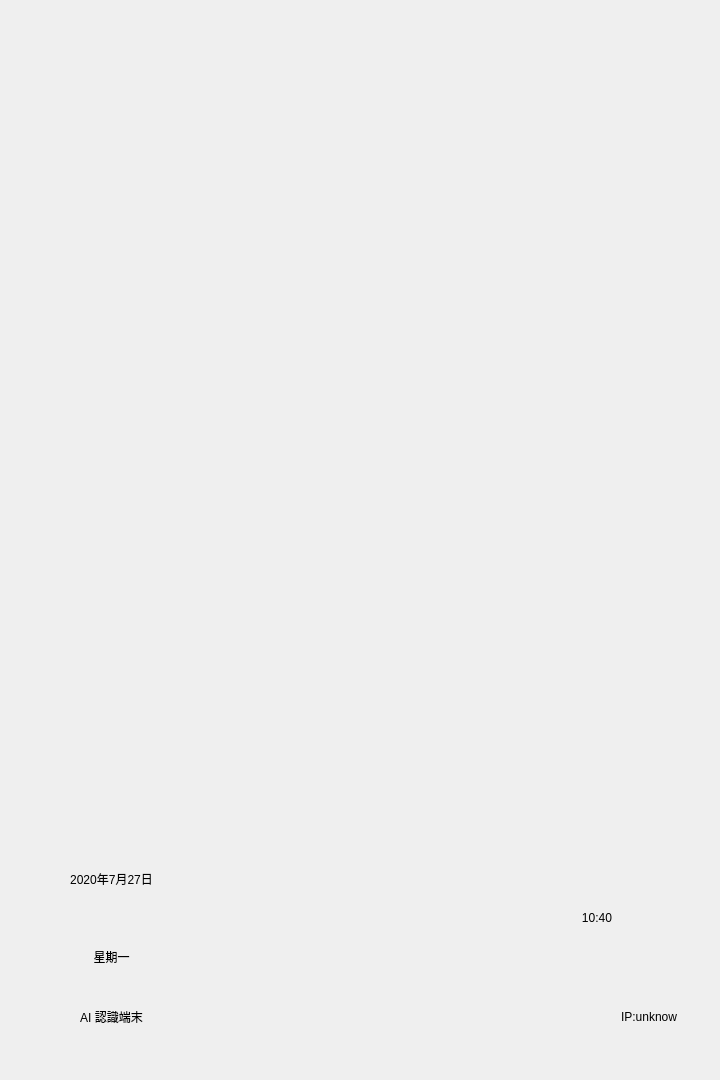
<?xml version="1.0" encoding="UTF-8"?>
<ui version="4.0">
 <class>Widget</class>
 <widget class="QWidget" name="Widget">
  <property name="geometry">
   <rect>
    <x>0</x>
    <y>0</y>
    <width>720</width>
    <height>1080</height>
   </rect>
  </property>
  <property name="minimumSize">
   <size>
    <width>0</width>
    <height>800</height>
   </size>
  </property>
  <property name="maximumSize">
   <size>
    <width>720</width>
    <height>1080</height>
   </size>
  </property>
  <property name="windowTitle">
   <string>Widget</string>
  </property>
  <property name="styleSheet">
   <string notr="true">QWidget{
	border: 0px;	
	outline: none;
}</string>
  </property>
  <layout class="QVBoxLayout" name="verticalLayout_3">
   <property name="spacing">
    <number>0</number>
   </property>
   <property name="leftMargin">
    <number>0</number>
   </property>
   <property name="topMargin">
    <number>0</number>
   </property>
   <property name="rightMargin">
    <number>0</number>
   </property>
   <property name="bottomMargin">
    <number>0</number>
   </property>
   <item>
    <widget class="QFrame" name="mpBgFrame">
     <property name="styleSheet">
      <string notr="true"/>
     </property>
     <property name="frameShape">
      <enum>QFrame::StyledPanel</enum>
     </property>
     <property name="frameShadow">
      <enum>QFrame::Raised</enum>
     </property>
     <layout class="QVBoxLayout" name="verticalLayout">
      <property name="spacing">
       <number>0</number>
      </property>
      <property name="leftMargin">
       <number>0</number>
      </property>
      <property name="topMargin">
       <number>0</number>
      </property>
      <property name="rightMargin">
       <number>0</number>
      </property>
      <property name="bottomMargin">
       <number>0</number>
      </property>
      <item>
       <widget class="QFrame" name="mpMainPage">
        <property name="sizePolicy">
         <sizepolicy hsizetype="Preferred" vsizetype="Expanding">
          <horstretch>0</horstretch>
          <verstretch>0</verstretch>
         </sizepolicy>
        </property>
        <property name="styleSheet">
         <string notr="true"/>
        </property>
        <property name="frameShape">
         <enum>QFrame::StyledPanel</enum>
        </property>
        <property name="frameShadow">
         <enum>QFrame::Raised</enum>
        </property>
       </widget>
      </item>
      <item>
       <widget class="QFrame" name="mpBottomBar">
        <property name="minimumSize">
         <size>
          <width>720</width>
          <height>340</height>
         </size>
        </property>
        <property name="maximumSize">
         <size>
          <width>800</width>
          <height>340</height>
         </size>
        </property>
        <property name="styleSheet">
         <string notr="true">QFrame#mpBottomBar {
	border-image: url(:/image/img_bottombar_bg.png);
}</string>
        </property>
        <property name="frameShape">
         <enum>QFrame::StyledPanel</enum>
        </property>
        <property name="frameShadow">
         <enum>QFrame::Raised</enum>
        </property>
        <layout class="QVBoxLayout" name="verticalLayout_2" stretch="7,1">
         <property name="spacing">
          <number>0</number>
         </property>
         <property name="leftMargin">
          <number>20</number>
         </property>
         <property name="topMargin">
          <number>0</number>
         </property>
         <property name="rightMargin">
          <number>20</number>
         </property>
         <property name="bottomMargin">
          <number>0</number>
         </property>
         <item>
          <layout class="QGridLayout" name="gridLayout" columnstretch="189,302,189,0">
           <property name="leftMargin">
            <number>0</number>
           </property>
           <property name="rightMargin">
            <number>0</number>
           </property>
           <property name="spacing">
            <number>0</number>
           </property>
           <item row="1" column="0">
            <widget class="QLabel" name="mpDateLab">
             <property name="text">
              <string>2020年7月27日</string>
             </property>
             <property name="alignment">
              <set>Qt::AlignCenter</set>
             </property>
            </widget>
           </item>
           <item row="0" column="1" rowspan="4">
            <widget class="QPushButton" name="mpStandbyBtn">
             <property name="sizePolicy">
              <sizepolicy hsizetype="Minimum" vsizetype="Preferred">
               <horstretch>0</horstretch>
               <verstretch>0</verstretch>
              </sizepolicy>
             </property>
             <property name="font">
              <font>
               <pointsize>16</pointsize>
              </font>
             </property>
             <property name="styleSheet">
              <string notr="true">QPushButton#mpStandbyBtn{
	border-image: url(:/image/icon_welcom_btn.png);
}</string>
             </property>
             <property name="text">
              <string/>
             </property>
            </widget>
           </item>
           <item row="2" column="0">
            <widget class="QLabel" name="mpWeekLab">
             <property name="text">
              <string>星期一</string>
             </property>
             <property name="alignment">
              <set>Qt::AlignCenter</set>
             </property>
            </widget>
           </item>
           <item row="3" column="0">
            <widget class="QLabel" name="mpProductLab">
             <property name="text">
              <string>AI 認識端末</string>
             </property>
             <property name="alignment">
              <set>Qt::AlignCenter</set>
             </property>
            </widget>
           </item>
           <item row="0" column="0">
            <spacer name="horizontalSpacer">
             <property name="orientation">
              <enum>Qt::Horizontal</enum>
             </property>
             <property name="sizeHint" stdset="0">
              <size>
               <width>40</width>
               <height>100</height>
              </size>
             </property>
            </spacer>
           </item>
           <item row="3" column="2">
            <widget class="QLabel" name="mpIPLab">
             <property name="sizePolicy">
              <sizepolicy hsizetype="Preferred" vsizetype="Preferred">
               <horstretch>0</horstretch>
               <verstretch>0</verstretch>
              </sizepolicy>
             </property>
             <property name="minimumSize">
              <size>
               <width>0</width>
               <height>42</height>
              </size>
             </property>
             <property name="maximumSize">
              <size>
               <width>16777215</width>
               <height>42</height>
              </size>
             </property>
             <property name="text">
              <string>IP:unknow</string>
             </property>
             <property name="alignment">
              <set>Qt::AlignRight|Qt::AlignTrailing|Qt::AlignVCenter</set>
             </property>
            </widget>
           </item>
           <item row="3" column="3">
            <widget class="QLabel" name="mpWIFILab">
             <property name="sizePolicy">
              <sizepolicy hsizetype="Fixed" vsizetype="Minimum">
               <horstretch>0</horstretch>
               <verstretch>0</verstretch>
              </sizepolicy>
             </property>
             <property name="minimumSize">
              <size>
               <width>23</width>
               <height>18</height>
              </size>
             </property>
             <property name="styleSheet">
              <string notr="true">QLabel#mpWIFILab {
	image: url(:/image/icon_wifi_disconnect.png);
}</string>
             </property>
             <property name="text">
              <string/>
             </property>
             <property name="alignment">
              <set>Qt::AlignHCenter|Qt::AlignTop</set>
             </property>
            </widget>
           </item>
           <item row="1" column="2" rowspan="2" colspan="2">
            <widget class="QLabel" name="mpTimeLab">
             <property name="text">
              <string>10:40</string>
             </property>
             <property name="alignment">
              <set>Qt::AlignCenter</set>
             </property>
            </widget>
           </item>
           <item row="0" column="2" colspan="2">
            <spacer name="horizontalSpacer_2">
             <property name="orientation">
              <enum>Qt::Horizontal</enum>
             </property>
             <property name="sizeHint" stdset="0">
              <size>
               <width>40</width>
               <height>20</height>
              </size>
             </property>
            </spacer>
           </item>
          </layout>
         </item>
         <item>
          <layout class="QHBoxLayout" name="horizontalLayout" stretch="0">
           <property name="spacing">
            <number>8</number>
           </property>
           <property name="rightMargin">
            <number>0</number>
           </property>
           <item>
            <widget class="QLabel" name="mpSNLab">
             <property name="text">
              <string/>
             </property>
            </widget>
           </item>
          </layout>
         </item>
        </layout>
       </widget>
      </item>
     </layout>
    </widget>
   </item>
  </layout>
 </widget>
 <layoutdefault spacing="6" margin="11"/>
 <resources/>
 <connections/>
</ui>
